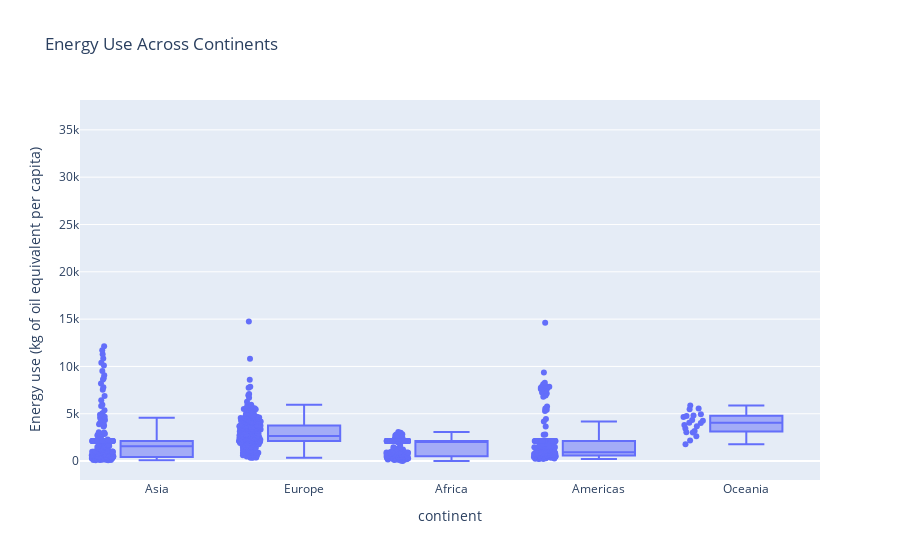

Notebook source saved alongside this figure:
### Code cell
#making a boxplot:

fig_boxplot = px.box(df, x='continent', y='Energy use (kg of oil equivalent per capita)',
                     title='Energy Use Across Continents', points='all')

# Showing the plot
fig_boxplot.show()

### Figure 1 — Plotly figure (JSON) as saved in the notebook; plotly's stock layout.template omitted (floating-point values rounded to 4 significant figures; data arrays with more than 128 entries replaced by an {"elided": "..."} marker saying what was removed)
{"data": [{"alignmentgroup": "True", "boxpoints": "all", "hovertemplate": "continent=%{x}<br>Energy use (kg of oil equivalent per capita)=%{y}<extra></extra>", "legendgroup": "", "marker": {"color": "#636efa"}, "name": "", "notched": false, "offsetgroup": "", "orientation": "v", "showlegend": false, "type": "box", "x": {"elided": "2607 str values"}, "x0": " ", "xaxis": "x", "y": {"elided": "2607 float values"}, "y0": " ", "yaxis": "y"}], "layout": {"autosize": true, "boxmode": "group", "legend": {"tracegroupgap": 0}, "title": {"text": "Energy Use Across Continents"}, "xaxis": {"anchor": "y", "autorange": true, "domain": [0, 1], "range": [-0.5267, 4.5], "title": {"text": "continent"}, "type": "category"}, "yaxis": {"anchor": "x", "autorange": true, "domain": [0, 1], "range": [-1998.0, 38150.0], "title": {"text": "Energy use (kg of oil equivalent per capita)"}, "type": "linear"}}}
